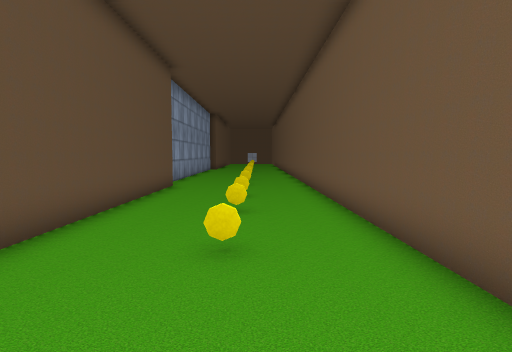
view 1 (above)

12 first-person views from a walk through a Unity game level. The camera is 1.3 m above the floor, tilts 4° down and sees 80° across. Doors are open. The floor is counted in squares, 1 m on a side. Each view is taken from the middle of a square. On the plan, view 1 faces up. The plan holds only what a view shows up to about 14 squares ahead; the rest is blank. The place goes on beyond the plan. The player character is not drawn. Some surface patterns are stand-ins.

view 2
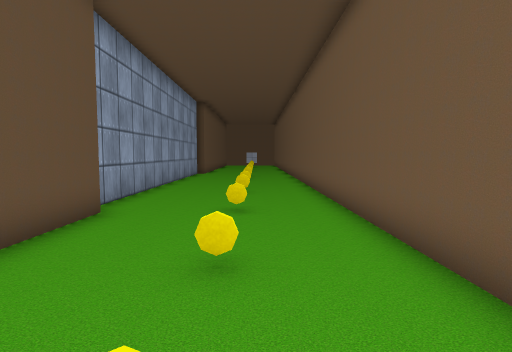

view 3
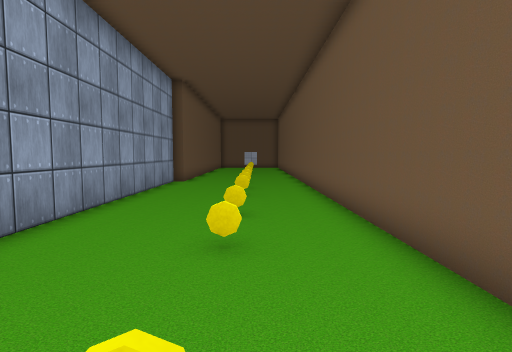

view 4
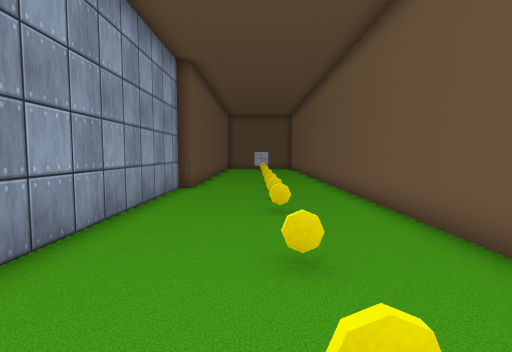

view 5
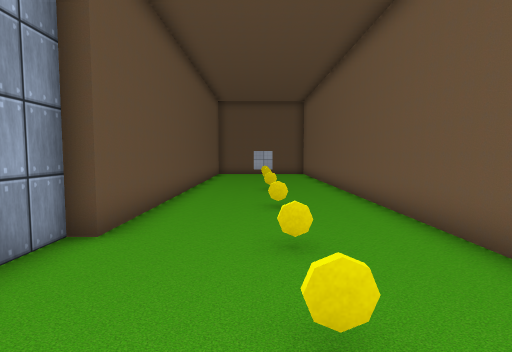

view 6
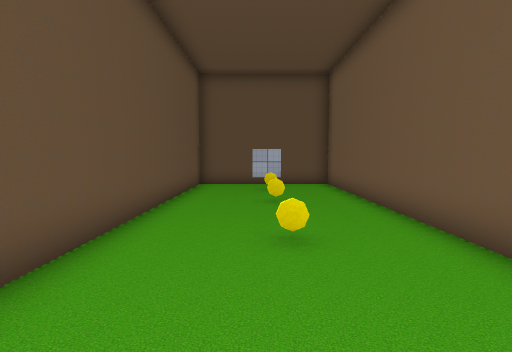

view 7
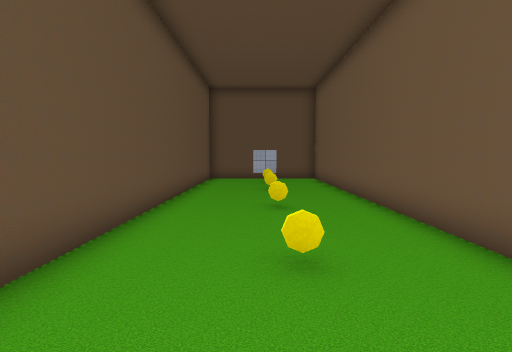

view 8
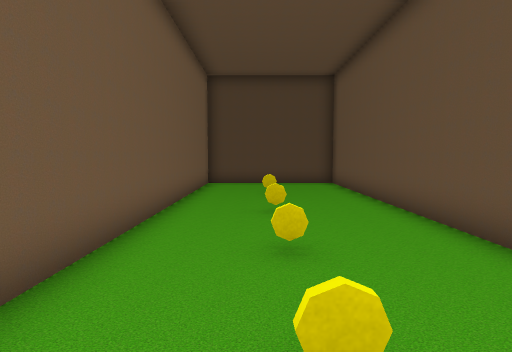

view 9
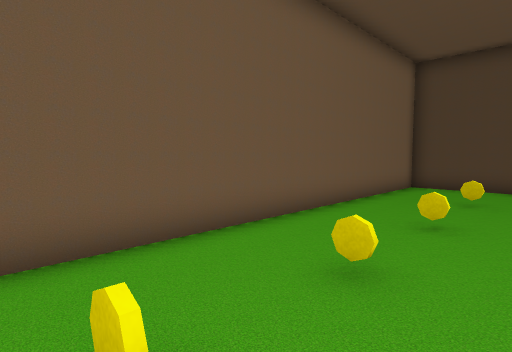

view 10
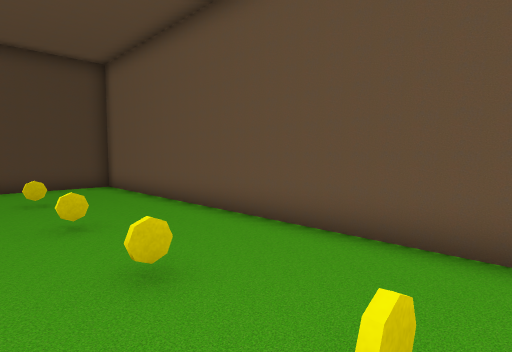

view 11
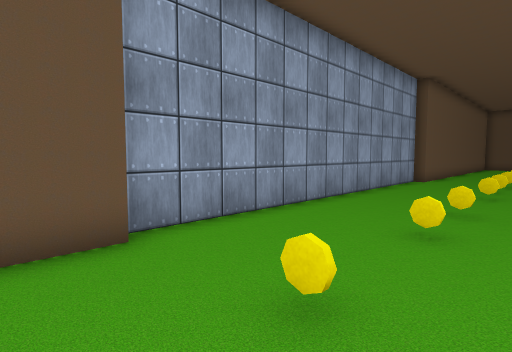

view 12
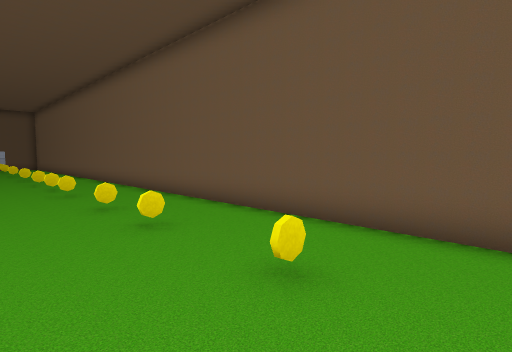

### Floor plan
Points are (right, up) in squares from view 1. A wall is a line through its corners. A room is listed if a view was taken in it or the views show most of it. See-through windows are left out.
Room 1 (views 1, 2, 3, 4, 5, 6, 7, 8, 9, 10, 11, 12)
walls: (-4, 26.8) (-4, 13); (-3.5, 12.9) (-3.5, -3) (2.2, -3) (2.2, 42.5) (-3.5, 42.5) (-3.5, 26.8)
low walls: (-0.1, 21.9) (-0.6, 21.9); (-0.1, 16.2) (-0.8, 16.2); (-0.1, 23.9) (-0.8, 23.9); (-0.1, 26.2) (-0.6, 26.2); (-0.1, 13) (-0.6, 13); (-0.8, 7) (-0.1, 7); (-0.1, 6.9) (-0.6, 6.9); (-0.8, 4.1) (-0.1, 4.1); (-0.1, 4) (-0.6, 4); (-0.6, 0.8) (-0.1, 0.8); (-0.1, 40.2) (-0.6, 40.2)

Positions as (right, up) in squares from view 1, and headings:
1: (0, 0), facing up
2: (0, 6), facing up
3: (0, 12), facing up
4: (-1, 15), facing up
5: (-1, 22), facing up
6: (-1, 29), facing up
7: (-1, 26), facing up
8: (0, 11), facing down
9: (-2, 10), facing down-right
10: (1, 10), facing down-left
11: (1, 11), facing up-left
12: (-3, 11), facing up-right
